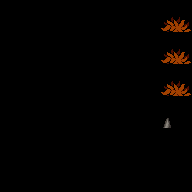

Rendered tile map (Tiled .tmx) drawn with the repository's tilesets; below, a short description and the full map source, tile grids included:
An orthogonal 12x12 tile map with 16x16 px tiles, 1 tile layer (sky), 6 hidden layers not drawn, 17 tilesets and 11 objects (Portal).

<map version="1.2" tiledversion="1.3.2" orientation="orthogonal" renderorder="right-down" compressionlevel="0" width="12" height="12" tilewidth="16" tileheight="16" infinite="0" nextlayerid="11" nextobjectid="112">
 <editorsettings>
  <export target="../../finished/openworld/section2_2.json" format="soulstain" />
 </editorsettings>
 <tileset firstgid="1" source="../../tilesets/openworld_extra.tsx" />
 <tileset firstgid="481" source="../../tilesets/openworld.tsx" />
 <tileset firstgid="961" source="../../tilesets/hero.tsx" />
 <tileset firstgid="969" source="../../tilesets/fire.tsx" />
 <tileset firstgid="973" source="../../tilesets/crab.tsx" />
 <tileset firstgid="975" source="../../tilesets/barf_dungeon.tsx" />
 <tileset firstgid="1231" source="../../tilesets/ghost.tsx" />
 <tileset firstgid="1239" source="../../tilesets/gray_dungeon32x32.tsx" />
 <tileset firstgid="1559" source="../../tilesets/green_world.tsx" />
 <tileset firstgid="1728" source="../../tilesets/knight.tsx" />
 <tileset firstgid="1749" source="../../tilesets/pit.tsx" />
 <tileset firstgid="1813" source="../../tilesets/red_dungeon.tsx" />
 <tileset firstgid="2083" source="../../tilesets/stone_comfy_house.tsx" />
 <tileset firstgid="2167" source="../../tilesets/zombie.tsx" />
 <tileset firstgid="2171" source="../../tilesets/cursed_grass.tsx" />
 <tileset firstgid="2181" source="../../tilesets/worm.tsx" />
 <tileset firstgid="2184" source="../../tilesets/ashlands.tsx" />
 <layer id="1" name="floor" width="12" height="12" visible="0">
  <data encoding="csv">
0,2171,2171,2171,2171,2171,2171,2171,2171,2171,2171,2171,
2171,2171,2171,2171,2171,2171,2171,2171,2171,2171,2171,2171,
2171,2176,2171,2171,2171,2171,2171,2171,2171,2171,2171,2171,
2176,2171,2176,2171,2171,2171,2171,2171,2171,2171,2171,2171,
2171,2176,2171,2171,2171,2171,2171,2171,2171,2171,2171,2171,
2171,2176,2171,2171,2171,1627,1629,1628,2171,2171,2171,2171,
2171,2171,2176,2171,2171,1718,1718,1718,2171,2171,2171,2171,
2171,2176,2176,2171,2171,1599,1599,1599,2171,2171,2171,2171,
2171,2176,2171,2171,2171,1599,1599,1599,2171,2171,2171,2171,
2171,2176,2171,2171,2171,2176,2176,2176,2171,2171,2171,2171,
2171,2176,2176,2176,2176,2176,2176,2176,2171,2171,2171,2171,
2171,2171,2176,2176,2171,2176,2176,2171,2171,2171,2171,2171
</data>
 </layer>
 <layer id="3" name="level" width="12" height="12" visible="0">
  <data encoding="csv">
2404,2405,2405,2405,2405,2405,2405,2405,2405,2405,2405,2406,
527,0,0,1585,1586,1586,1586,1586,1586,1587,0,0,
527,0,0,1598,1599,1599,1599,1599,1599,1600,893,894,
527,0,0,1598,1599,1599,1599,1599,1599,1600,0,0,
527,0,2847,1611,1612,1612,1612,1612,1612,1613,893,894,
527,0,0,1624,1627,0,0,0,1628,1626,0,0,
527,0,0,1624,1627,1585,1586,1587,1628,1626,893,894,
527,0,0,1637,1640,1598,1599,1600,1641,1639,0,892,
527,0,0,1637,1629,1698,1699,1700,1629,1639,2806,892,
527,0,0,0,0,0,523,0,527,0,562,892,
527,0,0,0,0,0,0,0,0,2847,0,892,
527,0,0,0,0,0,0,561,0,0,0,663
</data>
 </layer>
 <objectgroup id="4" name="entities" visible="0">
  <object id="110" type="Portal" x="80" y="112" width="48" height="24">
   <properties>
    <property name="TMX" type="int" value="3" />
    <property name="TMY" type="int" value="1" />
    <property name="destination" value="werewolf" />
    <property name="destinationX" type="int" value="360" />
    <property name="destinationY" type="int" value="600" />
    <property name="height" type="int" value="24" />
    <property name="width" type="int" value="48" />
   </properties>
  </object>
 </objectgroup>
 <objectgroup id="5" name="entities that can be removed/don't need to be drawn in the actual image." visible="0">
  <object id="59" gid="2181" x="144" y="160" width="16" height="16" />
  <object id="101" gid="1646" x="80" y="144" width="16" height="16">
   <properties>
    <property name="trigger" value="werewolf" />
   </properties>
  </object>
  <object id="102" gid="1646" x="96" y="144" width="16" height="16">
   <properties>
    <property name="trigger" value="werewolf" />
   </properties>
  </object>
  <object id="103" gid="1646" x="112" y="144" width="16" height="16">
   <properties>
    <property name="trigger" value="werewolf" />
   </properties>
  </object>
  <object id="104" gid="1646" x="80" y="128" width="16" height="16">
   <properties>
    <property name="trigger" value="werewolf" />
   </properties>
  </object>
  <object id="105" gid="1646" x="96" y="128" width="16" height="16">
   <properties>
    <property name="trigger" value="werewolf" />
   </properties>
  </object>
  <object id="106" gid="1646" x="112" y="128" width="16" height="16">
   <properties>
    <property name="trigger" value="werewolf" />
   </properties>
  </object>
  <object id="107" gid="1646" x="80" y="112" width="16" height="16">
   <properties>
    <property name="trigger" value="werewolf" />
   </properties>
  </object>
  <object id="108" gid="1646" x="96" y="112" width="16" height="16">
   <properties>
    <property name="trigger" value="werewolf" />
   </properties>
  </object>
  <object id="109" gid="1646" x="112" y="112" width="16" height="16">
   <properties>
    <property name="trigger" value="werewolf" />
   </properties>
  </object>
 </objectgroup>
 <layer id="8" name="sky" width="12" height="12">
  <data encoding="csv">
0,0,0,0,0,0,0,0,0,0,0,0,
0,0,0,0,0,0,0,0,0,0,861,862,
0,0,0,0,0,0,0,0,0,0,0,0,
0,0,0,0,0,0,0,0,0,0,861,862,
0,0,0,0,0,0,0,0,0,0,0,0,
0,0,0,0,0,0,0,0,0,0,861,862,
0,0,0,0,0,0,0,0,0,0,0,0,
0,0,0,0,0,0,0,0,0,0,2766,0,
0,0,0,0,0,0,0,0,0,0,0,0,
0,0,0,0,0,0,0,0,0,0,0,0,
0,0,0,0,0,0,0,0,0,0,0,0,
0,0,0,0,0,0,0,0,0,0,0,0
</data>
 </layer>
 <layer id="7" name="second image" width="12" height="12" visible="0">
  <data encoding="csv">
0,0,0,0,0,0,0,0,0,0,0,0,
0,0,0,0,0,0,0,0,0,0,0,0,
0,0,0,0,0,0,0,0,0,0,0,0,
0,0,0,0,0,0,0,0,0,0,0,0,
0,0,0,0,0,0,0,0,0,0,0,0,
0,0,0,0,0,0,0,0,0,0,0,0,
0,0,0,0,0,0,0,0,0,0,0,0,
0,0,0,0,0,0,0,0,0,0,0,0,
0,0,0,0,0,0,0,0,0,0,0,0,
0,0,0,0,0,0,0,0,0,0,0,0,
0,0,0,0,0,0,0,0,0,0,0,0,
0,0,0,0,0,0,0,0,0,0,0,0
</data>
 </layer>
 <layer id="2" name="temp" width="12" height="12" visible="0">
  <data encoding="csv">
0,0,0,0,0,0,0,0,0,0,0,0,
0,0,0,0,0,0,0,0,0,0,0,0,
0,0,0,0,0,0,0,0,0,0,0,0,
0,0,0,0,0,0,0,0,0,0,0,0,
0,0,0,0,0,0,0,0,0,0,0,0,
0,0,0,0,0,0,0,0,0,0,0,0,
0,0,0,0,0,0,0,0,0,0,0,0,
0,0,0,0,0,0,0,0,0,0,0,0,
0,0,0,0,0,0,0,0,0,0,0,0,
0,0,0,0,0,0,0,0,0,0,0,0,
0,0,0,0,0,0,0,0,0,0,0,0,
0,0,0,0,0,0,0,0,0,0,0,0
</data>
 </layer>
 <layer id="9" name="wall" width="12" height="12" visible="0">
  <data encoding="csv">
0,0,0,0,0,0,0,0,0,0,0,0,
0,0,0,0,0,0,0,0,0,0,0,0,
0,0,0,0,0,0,0,0,0,0,0,0,
0,0,0,0,0,0,0,0,0,0,0,0,
0,0,0,0,0,0,0,0,0,0,0,0,
0,0,0,0,0,0,0,0,0,0,0,0,
0,0,0,0,0,0,0,0,0,0,0,0,
0,0,0,0,0,0,0,0,0,0,0,0,
0,0,0,0,0,0,0,0,0,0,0,0,
0,0,0,0,0,0,0,0,0,0,0,0,
0,0,0,0,0,0,0,0,0,0,0,0,
0,0,0,0,0,0,0,0,0,0,0,0
</data>
 </layer>
 <layer id="10" name="dividers" width="12" height="12" visible="0" opacity="0.4">
  <data encoding="csv">
925,0,0,0,0,0,0,0,0,0,0,0,
0,0,0,0,0,0,0,0,0,0,0,0,
0,0,0,0,0,0,0,0,0,0,0,0,
0,0,0,0,0,0,0,0,0,0,0,0,
0,0,0,0,0,0,0,0,0,0,0,0,
0,0,0,0,0,0,0,0,0,0,0,0,
0,0,0,0,0,0,0,0,0,0,0,0,
0,0,0,0,0,0,0,0,0,0,0,0,
0,0,0,0,0,0,0,0,0,0,0,0,
0,0,0,0,0,0,0,0,0,0,0,0,
0,0,0,0,0,0,0,0,0,0,0,0,
0,0,0,0,0,0,0,0,0,0,0,0
</data>
 </layer>
</map>
